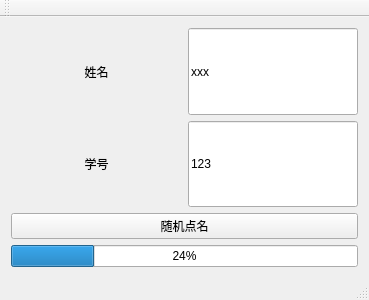
<?xml version="1.0" encoding="UTF-8"?>
<ui version="4.0">
 <class>MainWindow</class>
 <widget class="QMainWindow" name="MainWindow">
  <property name="geometry">
   <rect>
    <x>0</x>
    <y>0</y>
    <width>369</width>
    <height>300</height>
   </rect>
  </property>
  <property name="windowTitle">
   <string>MainWindow</string>
  </property>
  <widget class="QWidget" name="centralWidget">
   <layout class="QGridLayout" name="gridLayout_2">
    <item row="0" column="0">
     <layout class="QGridLayout" name="gridLayout">
      <item row="1" column="0">
       <widget class="QLabel" name="label_3">
        <property name="sizePolicy">
         <sizepolicy hsizetype="Preferred" vsizetype="Expanding">
          <horstretch>0</horstretch>
          <verstretch>0</verstretch>
         </sizepolicy>
        </property>
        <property name="layoutDirection">
         <enum>Qt::LeftToRight</enum>
        </property>
        <property name="text">
         <string>学号</string>
        </property>
        <property name="textFormat">
         <enum>Qt::PlainText</enum>
        </property>
        <property name="alignment">
         <set>Qt::AlignCenter</set>
        </property>
       </widget>
      </item>
      <item row="2" column="0" colspan="2">
       <widget class="QPushButton" name="pushButton">
        <property name="sizePolicy">
         <sizepolicy hsizetype="Minimum" vsizetype="Fixed">
          <horstretch>0</horstretch>
          <verstretch>0</verstretch>
         </sizepolicy>
        </property>
        <property name="text">
         <string>随机点名</string>
        </property>
       </widget>
      </item>
      <item row="1" column="1">
       <widget class="QLineEdit" name="lineEdit">
        <property name="sizePolicy">
         <sizepolicy hsizetype="Ignored" vsizetype="Expanding">
          <horstretch>0</horstretch>
          <verstretch>0</verstretch>
         </sizepolicy>
        </property>
        <property name="text">
         <string>123</string>
        </property>
       </widget>
      </item>
      <item row="0" column="0">
       <widget class="QLabel" name="label_4">
        <property name="sizePolicy">
         <sizepolicy hsizetype="Preferred" vsizetype="Expanding">
          <horstretch>0</horstretch>
          <verstretch>0</verstretch>
         </sizepolicy>
        </property>
        <property name="layoutDirection">
         <enum>Qt::LeftToRight</enum>
        </property>
        <property name="text">
         <string>姓名</string>
        </property>
        <property name="textFormat">
         <enum>Qt::PlainText</enum>
        </property>
        <property name="alignment">
         <set>Qt::AlignCenter</set>
        </property>
       </widget>
      </item>
      <item row="0" column="1">
       <widget class="QLineEdit" name="lineEdit_2">
        <property name="sizePolicy">
         <sizepolicy hsizetype="Ignored" vsizetype="Expanding">
          <horstretch>0</horstretch>
          <verstretch>0</verstretch>
         </sizepolicy>
        </property>
        <property name="text">
         <string>xxx</string>
        </property>
       </widget>
      </item>
     </layout>
    </item>
    <item row="1" column="0">
     <widget class="QProgressBar" name="progressBar">
      <property name="sizePolicy">
       <sizepolicy hsizetype="Expanding" vsizetype="Fixed">
        <horstretch>0</horstretch>
        <verstretch>0</verstretch>
       </sizepolicy>
      </property>
      <property name="value">
       <number>24</number>
      </property>
     </widget>
    </item>
   </layout>
  </widget>
  <widget class="QMenuBar" name="menuBar">
   <property name="geometry">
    <rect>
     <x>0</x>
     <y>0</y>
     <width>369</width>
     <height>23</height>
    </rect>
   </property>
  </widget>
  <widget class="QToolBar" name="mainToolBar">
   <attribute name="toolBarArea">
    <enum>TopToolBarArea</enum>
   </attribute>
   <attribute name="toolBarBreak">
    <bool>false</bool>
   </attribute>
  </widget>
  <widget class="QStatusBar" name="statusBar"/>
 </widget>
 <layoutdefault spacing="6" margin="11"/>
 <resources/>
 <connections/>
</ui>
